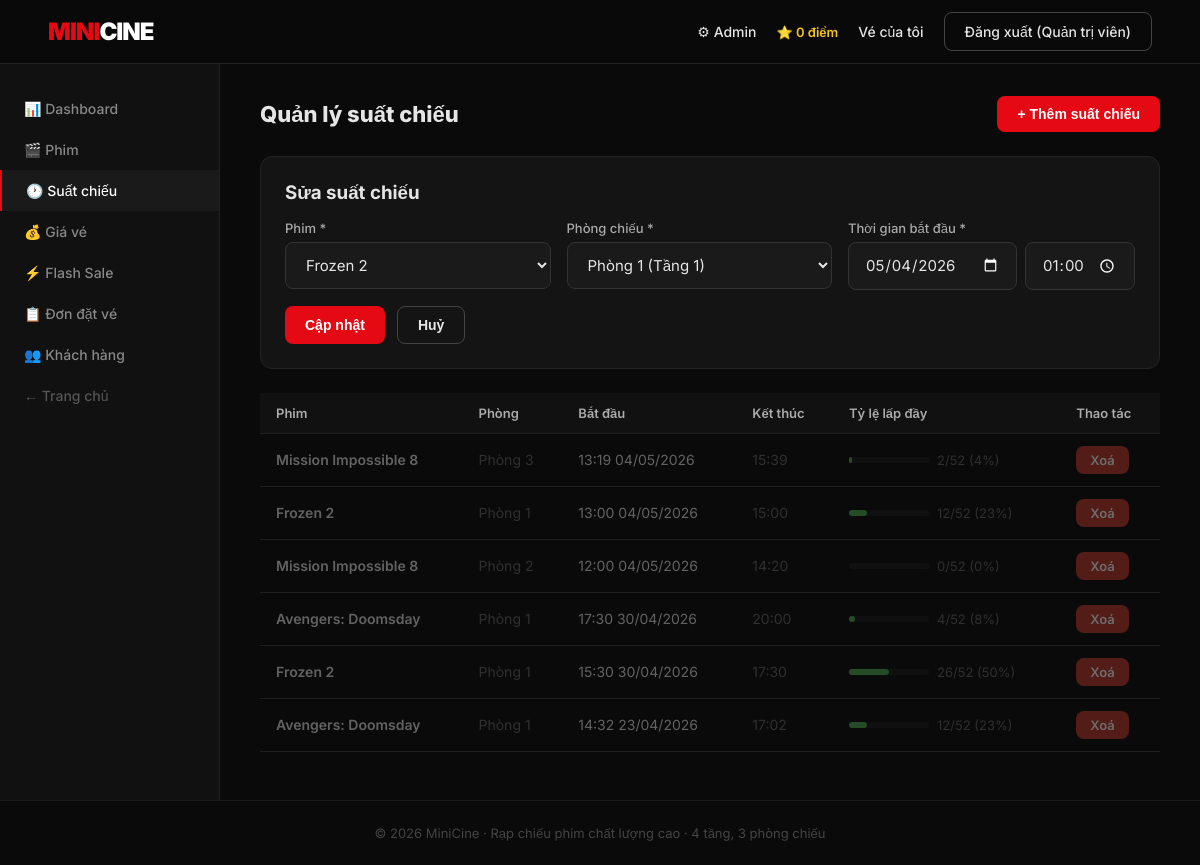
The page /admin/shows.php?edit=4 (signed in) on the database its author committed.
### tables this page shows
CREATE TABLE `tblshows` (
  `id` int(10) UNSIGNED NOT NULL,
  `movie_id` int(10) UNSIGNED NOT NULL,
  `room_id` tinyint(3) UNSIGNED NOT NULL,
  `start_time` datetime NOT NULL,
  `end_time` datetime NOT NULL
);

CREATE TABLE `tblmovies` (
  `id` int(10) UNSIGNED NOT NULL,
  `title` varchar(255) NOT NULL,
  `description` text DEFAULT NULL,
  `genre` varchar(100) DEFAULT NULL,
  `duration_min` smallint(5) UNSIGNED NOT NULL DEFAULT 90,
  `poster_url` varchar(255) DEFAULT NULL,
  `trailer_url` varchar(255) DEFAULT NULL,
  `status` enum('showing','upcoming','ended') NOT NULL DEFAULT 'upcoming',
  `created_at` datetime NOT NULL DEFAULT current_timestamp()
);

CREATE TABLE `tblrooms` (
  `id` tinyint(3) UNSIGNED NOT NULL,
  `floor` tinyint(3) UNSIGNED NOT NULL,
  `name` varchar(50) NOT NULL
);

### admin/shows.php (the view, shortened to what this page needs)
<?php
require_once __DIR__ . '/../includes/layout.php';
$db  = db();
$msg = $err = '';
$movies = $db->query("SELECT id,title FROM tblMovies WHERE status IN ('showing','upcoming') ORDER BY title")->fetch_all(MYSQLI_ASSOC);
$rooms  = $db->query("SELECT * FROM tblRooms ORDER BY floor")->fetch_all(MYSQLI_ASSOC);
$shows = $db->query("
    SELECT s.*, m.title as movie_title, r.name as room_name, r.floor,
      (SELECT COUNT(*) FROM tblSeats WHERE room_id=s.room_id) as total_seats,
      (SELECT COUNT(*) FROM tblSeatStatus ss WHERE ss.show_id=s.id AND ss.status='booked') as booked_seats
    FROM tblShows s
    JOIN tblMovies m ON m.id=s.movie_id
    JOIN tblRooms  r ON r.id=s.room_id
    ORDER BY s.start_time DESC
")->fetch_all(MYSQLI_ASSOC);
$editId = (int)($_GET['edit'] ?? 0);
$editing = null;
if ($editId) {
    $s = $db->prepare("SELECT * FROM tblShows WHERE id=?");
    $s->bind_param('i',$editId); $s->execute();
    $editing = $s->get_result()->fetch_assoc();
}
?>
<div class="admin-layout">
<?php include __DIR__ . '/sidebar.php'; ?>
<div class="admin-content">
  <div style="display:flex;justify-content:space-between;align-items:center;margin-bottom:24px">
    <h1 style="font-size:22px;font-weight:800">Quản lý suất chiếu</h1>
    <button class="btn btn-primary" onclick="toggleForm()">+ Thêm suất chiếu</button>
  </div>
  <div id="show-form" class="card mb-3" style="<?= ($editing || !empty($err)) ? '' : 'display:none' ?>">
    <div class="card-body">
      <h3 style="margin-bottom:16px"><?= $editing ? 'Sửa suất chiếu' : 'Thêm suất chiếu mới' ?></h3>
      <form method="post">
        <div style="display:grid;grid-template-columns:1fr 1fr 1fr;gap:16px">
          <div class="form-group">
            <label>Phim *</label>
            <select class="form-control" name="movie_id" required>
              <?php foreach ($movies as $m): ?>
              <option value="<?= $m['id'] ?>" <?= ($editing['movie_id']??'')==$m['id']?'selected':'' ?>>
                <?= htmlspecialchars($m['title']) ?>
              </option>
              <?php endforeach; ?>
            </select>
          </div>
          <div class="form-group">
            <label>Phòng chiếu *</label>
            <select class="form-control" name="room_id" required>
              <?php foreach ($rooms as $r): ?>
              <option value="<?= $r['id'] ?>" <?= ($editing['room_id']??'')==$r['id']?'selected':'' ?>>
                <?= htmlspecialchars($r['name']) ?> (Tầng <?= $r['floor'] ?>)
              </option>
              <?php endforeach; ?>
            </select>
          </div>
          <div class="form-group">
            <label>Thời gian bắt đầu *</label>
            <div style="display:flex;gap:8px">
              <input class="form-control" type="date" name="start_date" required
                     style="flex:1;color-scheme:dark"
                     value="<?= $editing ? date('Y-m-d', strtotime($editing['start_time'])) : date('Y-m-d') ?>">
              <input class="form-control" type="time" name="start_time_only" required
                     style="width:110px;color-scheme:dark"
                     value="<?= $editing ? date('H:i', strtotime($editing['start_time'])) : '10:00' ?>">
            </div>
          </div>
        </div>
        <div style="display:flex;gap:12px">
          <button class="btn btn-primary" type="submit"><?= $editing ? 'Cập nhật' : 'Tạo suất chiếu' ?></button>
          <button class="btn btn-outline" type="button" onclick="toggleForm()">Huỷ</button>
        </div>
      </form>
    </div>
  </div>
  <div class="table-wrap">
    <table>
      <thead><tr><th>Phim</th><th>Phòng</th><th>Bắt đầu</th><th>Kết thúc</th><th>Tỷ lệ lấp đầy</th><th>Thao tác</th></tr></thead>
      <tbody>
        <?php foreach ($shows as $s):
          $pct    = $s['total_seats'] ? round($s['booked_seats'] / $s['total_seats'] * 100) : 0;
          $isPast = strtotime($s['end_time']) < time();
        ?>
        <tr style="<?= $isPast ? 'opacity:.4' : '' ?>">
          <td style="font-weight:600">
            <?= htmlspecialchars($s['movie_title']) ?>
          </td>
          <td class="text-muted"><?= htmlspecialchars($s['room_name']) ?></td>
          <td><?= date('H:i d/m/Y', strtotime($s['start_time'])) ?></td>
          <td class="text-muted"><?= date('H:i', strtotime($s['end_time'])) ?></td>
          <td>
            <div style="display:flex;align-items:center;gap:8px">
              <div style="background:#1a1a1a;border-radius:4px;height:6px;width:80px">
                <div style="background:<?= $pct>80?'#e50914':($pct>50?'#f5c518':'#4caf50') ?>;
                  height:6px;border-radius:4px;width:<?= $pct ?>%"></div>
              </div>
              <span class="text-muted" style="font-size:13px"><?= $s['booked_seats'] ?>/<?= $s['total_seats'] ?> (<?= $pct ?>%)</span>
            </div>
          </td>
          <td>
            <a href="?action=delete&id=<?= $s['id'] ?>" class="btn btn-danger btn-sm"
               onclick="return confirm('Xoá suất chiếu này?')">Xoá</a>
          </td>
        </tr>
        <?php endforeach; ?>
      </tbody>
    </table>
  </div>
</div>
</div>

### assets/css/main.css (style rules this page uses)
*, *::before, *::after { box-sizing: border-box; margin: 0; padding: 0; }
html { font-size: 16px; scroll-behavior: smooth; }
body { font-family: "Inter", sans-serif; background: #0a0a0a; color: #e5e5e5; min-height: 100vh; display: flex; flex-direction: column; }
a { color: #e50914; text-decoration: none; }
.btn { display: inline-flex; align-items: center; gap: 8px; padding: 10px 20px; border-radius: 8px; font-size: 14px; font-weight: 600; cursor: pointer; border: none; transition: all 0.15s; text-decoration: none !important; }
.btn-primary { background: #e50914; color: #fff; }
.btn-outline { background: transparent; color: #e5e5e5; border: 1px solid #444; }
.btn-danger { background: #c0392b; color: #fff; }
.btn-sm { padding: 6px 14px; font-size: 13px; }
.form-group { display: flex; flex-direction: column; gap: 6px; margin-bottom: 16px; }
.form-group label { font-size: 13px; font-weight: 500; color: #aaa; }
.form-control { background: #1a1a1a; color: #e5e5e5; border: 1px solid #333; border-radius: 8px; padding: 12px 16px; font-size: 15px; font-family: inherit; transition: border-color 0.15s; width: 100%; }
.form-control::placeholder { color: #555; }
select.form-control { cursor: pointer; }
.card { background: #141414; border: 1px solid #222; border-radius: 12px; overflow: hidden; }
.card-body { padding: 24px; }
.table-wrap { overflow-x: auto; }
table { width: 100%; border-collapse: collapse; }
th, td { padding: 12px 16px; text-align: left; border-bottom: 1px solid #1f1f1f; font-size: 14px; }
th { font-weight: 600; color: #aaa; font-size: 13px; background: #111; }
.admin-layout { display: flex; min-height: calc(100vh - 64px); }
.admin-content { flex: 1; padding: 32px 40px; overflow-x: auto; }
.text-muted { color: #666; }
.mb-3 { margin-bottom: 24px; }

### rows shown on the page
tblshows: movie_id "Frozen 2", room_id "Phòng 1 (Tầng 1)", start_date "05/04/2026", start_time_only "13:00", movie.title "Frozen 2", room.name "Phòng 1", start_time "13:00 04/05/2026", end_time "15:00", booked_seats "12", total_seats "52", pct "23"
tblshows: movie.title "Mission Impossible 8", room.name "Phòng 3", start_time "13:19 04/05/2026", end_time "15:39", booked_seats "2", total_seats "52", pct "4"
tblshows: movie.title "Mission Impossible 8", room.name "Phòng 2", start_time "12:00 04/05/2026", end_time "14:20", booked_seats "0", total_seats "52", pct "0"
tblshows: movie.title "Avengers: Doomsday", room.name "Phòng 1", start_time "17:30 30/04/2026", end_time "20:00", booked_seats "4", total_seats "52", pct "8"
tblshows: movie.title "Frozen 2", room.name "Phòng 1", start_time "15:30 30/04/2026", end_time "17:30", booked_seats "26", total_seats "52", pct "50"
tblshows: movie.title "Avengers: Doomsday", room.name "Phòng 1", start_time "14:32 23/04/2026", end_time "17:02", booked_seats "12", total_seats "52", pct "23"

### other values the page prints
$pts "0"
$name "Quản trị viên"
